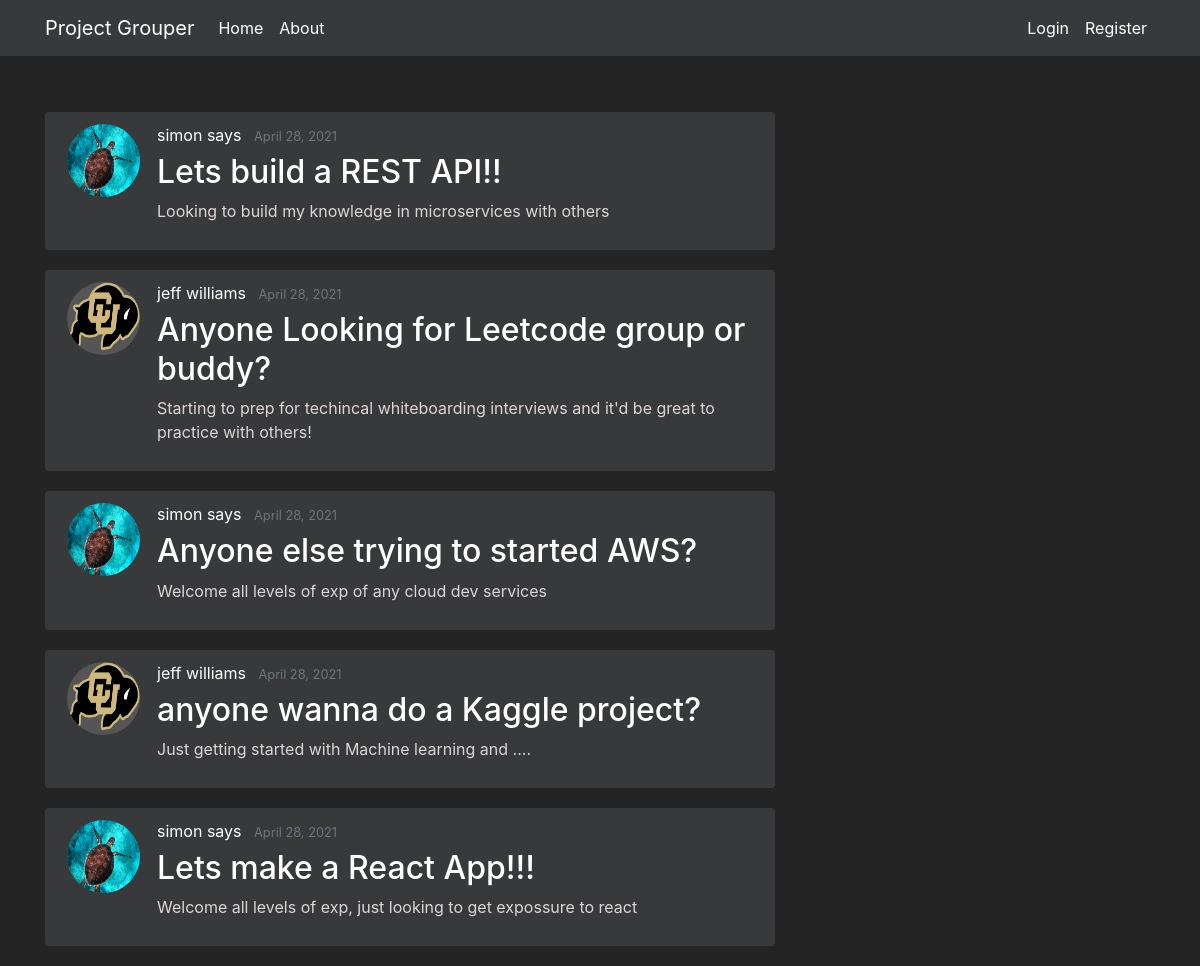
The page /home on the database its author committed.
### flaskapp/models.py (models this page shows, shortened)
class Projects(db.Model):
    __tablename__ = 'project'
    id = db.Column(db.Integer, primary_key=True, nullable=False)
    name = db.Column(db.String(250), unique=True, nullable=False)
    desc = db.Column(db.String(500), unique=False, nullable=False)
    creation_timestamp = db.Column(db.DateTime, nullable=False, default=datetime.utcnow)
    start_date = db.Column(db.DateTime, nullable=True, default=datetime.utcnow)
    target_end_date = db.Column(db.DateTime, nullable=True, default=datetime.utcnow)
    owner_id = db.Column(db.Integer, db.ForeignKey('user.id'), nullable=False, default=1)
    owner = db.relationship("Users", foreign_keys=owner_id, backref="owned_projects", uselist=False)
    members = db.relationship('Users', secondary=UserProjects, lazy='subquery', backref="get_projects")
    languages = db.relationship('Languages', secondary=ProjectLanguages, lazy='subquery', backref="get_projects")
    careers = db.relationship('Careers', secondary=ProjectCareers, lazy='subquery', backref="get_projects")

class Users(db.Model, UserMixin):
    __tablename__ = 'user'
    id = db.Column(db.Integer, primary_key=True, nullable=False)
    first_name = db.Column(db.String(20), nullable=False)
    last_name = db.Column(db.String(20), nullable=False)
    email = db.Column(db.String(50), unique=True, nullable=False)
    password = db.Column(db.String(20), nullable=False)
    profile_image = db.Column(db.String(20), nullable=False, default="Portrait_Placeholder.png")
    date_joined = db.Column(db.DateTime, nullable=False, default=datetime.utcnow)
    is_moderator = db.Column(db.Boolean, default=False, nullable=False)
    languages = db.relationship('Languages', secondary=UserLanguages, lazy='subquery', backref="get_users")
    careers = db.relationship('Careers', secondary=UserCareers, lazy='subquery', backref="get_users")

### flaskapp/routes.py (the view)
@app.route('/')
@app.route('/home')
def home():
    projects = Projects.query.all()
    projects = sorted(projects, key=lambda x: x.creation_timestamp, reverse=True)
    for project in projects:
        print(project.creation_timestamp)
    return render_template('home.html', projects=projects)

### flaskapp/templates/home.html
{% extends "layout.html" %}
{% block content %}
    {% for project in projects %}
        <article class="media content-section">
            <img class="rounded-circle article-img" src="{{ url_for('static', filename='profile_pics/' + project.owner.profile_image) }}">
            <div class="media-body">
                <div class="article-metadata">
                    <a class="mr-2" href="#">{{ project.owner.first_name }} {{ project.owner.last_name }}</a>
                    <small class="text-muted">{{ project.creation_timestamp.strftime('%B %d, %Y') }}</small>
                </div>
                <h2><a class="article-title" href="{{ url_for('project', project_id=project.id) }}">{{ project.name }}</a></h2>
                <p class="article-content">{{ project.desc }}</p>
            </div>
            </article>
    {% endfor %}
{% endblock content %}

### flaskapp/templates/layout.html (shortened to what this page needs)
<!DOCTYPE html>
<html lang="en">
<head>
    <link rel="stylesheet" href="https://maxcdn.bootstrapcdn.com/bootstrap/4.0.0/css/bootstrap.min.css">
    <link rel="stylesheet" type="text/css" href="{{ url_for('static', filename='/main.css') }}">
</head>
<body>
    <header class="site-header">
        <nav class="navbar navbar-expand-md navbar-dark bg-steel fixed-top">
            <div class="container">
                <a class="navbar-brand" href="/"> Project Grouper </a>
                <div class="collapse navbar-collapse" id="navbarToggle">
                    <div class="navbar-nav mr-auto">
                        <a class="nav-item nav-link" href="{{ url_for('home') }}">Home</a>
                        <a class="nav-item nav-link" href="{{ url_for('about') }}">About</a>
                    </div>
                    <div class="navbar-nav">
                        {% if current_user.is_authenticated %}
                            <a class="btn btn-primary btn-sml" href="{{ url_for('new_project') }}">Create Project</a>
                            <li class="nav-item dropdown">
                                <a class="nav-link dropdown-toggle" href="#" id="navbarDropdownMenuLink" role="button" data-toggle="dropdown" aria-haspopup="true" aria-expanded="false">
                                    <img src="{{ url_for('static', filename='profile_pics/' + current_user.profile_image) }}" width="30" height="30" class="rounded-circle">
                                </a>
                                <div class="dropdown-menu" aria-labelledby="navbarDropdownMenuLink">
                                    <a class="dropdown-item" href="{{ url_for('account') }}">Account</a>
                                    <a class="dropdown-item" href="{{ url_for('logout') }}">Logout</a>
                                </div>
                        {% else %}
                            <a class="nav-item nav-link" href="{{ url_for('login') }}">Login</a>
                            <a class="nav-item nav-link" href="{{ url_for('register') }}">Register</a>
                        {% endif %}
                    </div>
                </div>
            </div>
        </nav>
    </header>
    <main role="main" class="container">
      <div class="row">
        <div class="col-md-8">
          {% block content %}
          {% endblock %}
        </div>
      </div>
    </main>
</body>
</html>

### flaskapp/static/main.css (style rules this page uses)
body { background: #252424; color: #e0d5d5; margin-top: 7rem; }
h1, h2, h3, h4, h5, h6 { color: #ffffff; }
.mr-2 { color: #ffffff; }
.bg-steel { background-color: #38393a; }
.site-header .navbar-nav .nav-link { color: #ffffff; }
.content-section { background: #38393a; padding: 10px 20px; border: 1px solid #38393a; border-radius: 3px; margin-bottom: 20px; }
.article-title { color: #ffffff; }
.article-content { white-space: pre-line; }
.article-img { height: 75px; width: 75px; margin-right: 16px; border: 1px solid #38393a; background:#555555; }
.article-metadata { padding-bottom: 1px; margin-bottom: 4px; border-bottom: 1px solid #38393a; }

### rows shown on the page
Projects: profile_image (placeholder picture), owner.first_name "simon", owner.last_name "says", creation_timestamp "April 28, 2021", name "Lets build a REST API!!", desc "Looking to build my knowledge in microservices with others"
Projects: profile_image (picture), owner.first_name "jeff", owner.last_name "williams", creation_timestamp "April 28, 2021", name "Anyone Looking for Leetcode group or buddy?", desc "Starting to prep for techincal whiteboarding interviews and it'd be great to practice with others!"
Projects: profile_image (placeholder picture), owner.first_name "simon", owner.last_name "says", creation_timestamp "April 28, 2021", name "Anyone else trying to started AWS?", desc "Welcome all levels of exp of any cloud dev services"
Projects: profile_image (picture), owner.first_name "jeff", owner.last_name "williams", creation_timestamp "April 28, 2021", name "anyone wanna do a Kaggle project?", desc "Just getting started with Machine learning and ...."
Projects: profile_image (placeholder picture), owner.first_name "simon", owner.last_name "says", creation_timestamp "April 28, 2021", name "Lets make a React App!!!", desc "Welcome all levels of exp, just looking to get expossure to react"
